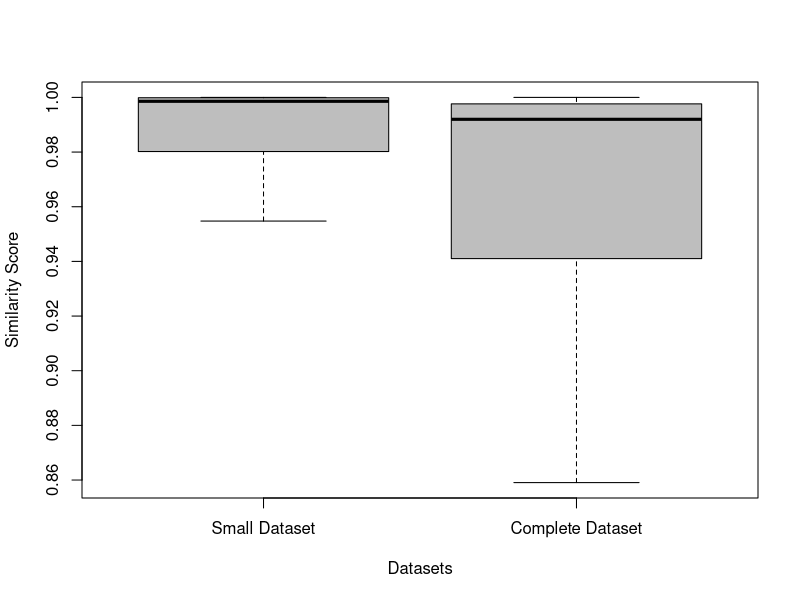

The R source for this figure: (Note: this script raises an error after producing the figure.)
## ---- chunk 1
knitr::opts_chunk$set(echo = TRUE)
knitr::opts_chunk$set(fig.width=5, fig.height=5, fig.path='./figures/', dev=c('png', 'pdf'))
setwd(".")
library(sqldf)
## ---- chunk 2
library(xtable)
## ---- chunk 3
#full_ds <- read.csv("sample_final_ds.csv", head=T, sep=',')
full_ds <- read.csv("sample_final_ds_before_VT_check.csv", head=T, sep=',')
small_ds <- read.csv("samples_DL_final_ds.csv", head=T, sep=',')


colnames(full_ds)
nrow(full_ds)

full_ds <- sqldf("select * from full_ds where benign = 'True'")

full_ds$similarity = as.numeric(as.character(full_ds$similarity))

write.csv(full_ds, "sample_final_ds_after_VT_check.csv", quote = F, row.names = F)

nrow(full_ds)

# "sha256"      "family"      "malware"     "apidetected" "similarity"
## ---- chunk 4
sqldf("select malware, count(*) from full_ds group by malware")
## ---- chunk 5
sqldf("select apidetected, count(*) from full_ds group by apidetected")

sqldf("select malware, apidetected, count(*) 
       from full_ds 
       group by malware, apidetected")
## ---- chunk 6
sqldf("select malware, apidetected, count(*) 
       from small_ds 
       group by malware, apidetected")


rp <- sqldf("select count(*) from small_ds where malware = 'True'")

tp <- sqldf("select * from small_ds where malware = 'True' and apidetected = 'True'" )

fp <- sqldf("select * from small_ds where malware = 'False' and apidetected = 'True'" )

fn <- sqldf("select * from small_ds where malware = 'True' and apidetected = 'False'" )


precision = nrow(tp) / (nrow(tp) + nrow(fp))

recall = nrow(tp) / (nrow(tp) + nrow(fn))

fscore = 2 * (precision*recall) / (precision + recall)

precision
recall
fscore

sqldf("select count(*) from small_ds where family = 'None'")

families <- sqldf("select family, count(*) as Total 
                   from small_ds where family != 'None'
                   group by family 
                  order by 2 desc")

sqldf("select family, total*100.0/69.0
       from families 
       order by 2 desc")

sqldf("select malware, apidetected, count(*) 
       from small_ds 
       group by malware, apidetected")
## ---- chunk 7

tp <- sqldf("select * from full_ds where malware = 'True' and apidetected = 'True'" )

fp <- sqldf("select * from full_ds where malware = 'False' and apidetected = 'True'" )

fn <- sqldf("select * from full_ds where malware = 'True' and apidetected = 'False'" )

precision = nrow(tp) / (nrow(tp) + nrow(fp))

recall = nrow(tp) / (nrow(tp) + nrow(fn))

fscore = 2 * (precision*recall) / (precision + recall)

precision
recall
fscore

## ---- chunk 8
summary(small_ds$similarity)
sd(small_ds$similarity)

summary(full_ds$similarity)
sd(full_ds$similarity)

sqldf("select count(*) from full_ds where similarity = 0")

sqldf("select count(*) from full_ds where similarity < 0.25")
sqldf("select count(*)  from full_ds where similarity >= 0.25 and similarity < 0.5")
sqldf("select count(*)  from full_ds where similarity >= 0.5 and similarity < 0.75")
sqldf("select count(*)  from full_ds where similarity >= 0.75")
sqldf("select count(*)  from full_ds where similarity >= 0.90")

## ---- chunk 9
summary(small_ds$similarity)
summary(full_ds$similarity)

sd(small_ds$similarity)
sd(full_ds$similarity)


sds <- sqldf("select similarity, 'Small Dataset' as dataset from small_ds") 
cds <- sqldf("select similarity, 'Complete Dataset' as dataset from full_ds") 

ds <- rbind(sds, cds)

ds$dataset <- factor(ds$dataset , levels=c("Small Dataset", "Complete Dataset"))


boxplot(similarity~dataset, data = ds, xlab="Datasets", ylab="Similarity Score", col = c("gray"), outline=F)
## ---- chunk 10


#s1 <- sqldf("select ds.*, 'True' as h1 
#             from full_ds ds 
#             where (malware = 'True' and apidetected = 'True') or 
#                   (malware = 'False' and apidetected = 'False')")

s1 <- sqldf("select ds.*, 'True' as h1 
             from full_ds ds 
             where (malware = 'True' and apidetected = 'True')")

s2 <- sqldf("select ds.*, 'False' as h1 
             from full_ds ds
             where (malware = 'True' and apidetected = 'False') or 
                   (malware = 'False' and apidetected = 'True')")

ds <- rbind(s1, s2)


ds$h1 <- as.factor(ds$h1)

# cor.test(ds$h1, ds$similarity)

nrow(ds)

sqldf("select h1, count(*) from ds group by h1")

model <- glm(h1~similarity, data=ds, family = "binomial")

summary(model)
## ---- chunk 11
set.seed(123)

km.res <- kmeans(ds$similarity, 10)

print(km.res)

dd <- cbind(ds, cluster = km.res$cluster)

head(dd)

s1 <- sqldf("select cluster, count(*) as total from dd group by cluster")
s2 <- sqldf("select cluster, count(*) as hits from dd where h1 = 'True' group by cluster")

dd = merge(s1, s2)

dd["Percent"] = dd$hits * 100 / dd$total

dd 

## 1  0.0206422
## 2  0.4930103
## 3  0.9980512
## 4  0.9467957
## 5  0.9892665
## 6  0.8090455
## 7  0.7194053
## 8  0.9725808
## 9  0.9125622
## 10 0.8801738

cs = data.frame("cluster" = c(1,2,3,4,5, 6, 7, 8, 9, 10), 
                "averageSimilarity" = c(0.02, 0.49, 0.99, 0.94, 0.98,0.80,0.71,0.97, 0.91, 0.88))

cs = merge(dd, cs)

colnames(cs)

xtable(sqldf("select cluster, averageSimilarity, total, hits, percent 
              from cs 
              order by averageSimilarity"))


km.res <- kmeans(ds$similarity, 5)

print(km.res)

dd <- cbind(ds, cluster = km.res$cluster)

head(dd)

s1 <- sqldf("select cluster, count(*) as total from dd group by cluster")
s2 <- sqldf("select cluster, count(*) as hits from dd where h1 = 'True' group by cluster")

dd = merge(s1, s2)

dd["Percent"] = dd$hits * 100 / dd$total

dd 

## 1 0.0409438
## 2 0.9878021
## 3 0.7776560
## 4 0.5158275
## 5 0.8988103

cs = data.frame("cluster" = c(1,2,3,4,5), 
                "averageSimilarity" = c(0.04, 0.98, 0.77, 0.51, 0.89))

cs = merge(dd, cs)

colnames(cs)

xtable(sqldf("select cluster, averageSimilarity, total, hits, percent 
              from cs 
              order by averageSimilarity"))


## ---- chunk 12

tp <- sqldf("select * from full_ds where malware = 'True' and (apidetected = 'True' or paramdetected = 'True')" )

fp <- sqldf("select * from full_ds where malware = 'False' and (apidetected = 'True' or paramdetected = 'True')" )

fn <- sqldf("select * from full_ds where malware = 'True' and (apidetected = 'False' and paramdetected = 'False')" )

precisionWithParam = nrow(tp) / (nrow(tp) + nrow(fp))

recallWithParam = nrow(tp) / (nrow(tp) + nrow(fn))

fscoreWithParam = 2 * (precisionWithParam*recallWithParam) / (precisionWithParam + recallWithParam)

precisionWithParam
recallWithParam
fscoreWithParam
## ---- chunk 13

tp <- sqldf("select * from full_ds where malware = 'True' and (apidetected = 'True' or tracedetected = 'True')" )

fp <- sqldf("select * from full_ds where malware = 'False' and (apidetected = 'True' or tracedetected = 'True')" )

fn <- sqldf("select * from full_ds where malware = 'True' and (apidetected = 'False' and tracedetected = 'False')" )

precisionWithTrace = nrow(tp) / (nrow(tp) + nrow(fp))

recallWithTrace = nrow(tp) / (nrow(tp) + nrow(fn))

fscoreWithTrace = 2 * (precisionWithTrace*recallWithTrace) / (precisionWithTrace + recallWithTrace)

precisionWithTrace
recallWithTrace
fscoreWithTrace
## ---- chunk 14

tp <- sqldf("select * from full_ds where malware = 'True' and (apidetected = 'True' or tracedetected = 'True' or paramdetected = 'True')" )

fp <- sqldf("select * from full_ds where malware = 'False' and (apidetected = 'True' or tracedetected = 'True' or paramdetected = 'True')" )

fn <- sqldf("select * from full_ds where malware = 'True' and (apidetected = 'False' and tracedetected = 'False' and paramdetected = 'False')" )

precisionWithAll = nrow(tp) / (nrow(tp) + nrow(fp))

recallWithAll = nrow(tp) / (nrow(tp) + nrow(fn))

fscoreWithAll = 2 * (precisionWithAll*recallWithAll) / (precisionWithAll + recallWithAll)

precisionWithAll
recallWithAll
fscoreWithAll
## ---- chunk 15

tp <- sqldf("select * from full_ds where (malware = 'True' or qtdvendor = 1) and apidetected = 'True'")

fp <- sqldf("select * from full_ds where (malware = 'False' and qtdvendor = 0) and apidetected = 'True'")

fn <- sqldf("select * from full_ds where (malware = 'True' or qtdvendor = 1) and apidetected = 'False'" )

precision1V = nrow(tp) / (nrow(tp) + nrow(fp))

recall1V = nrow(tp) / (nrow(tp) + nrow(fn))

fscore1V = 2 * (precision1V*recall1V) / (precision1V + recall1V)

precision1V
recall1V
fscore1V
## ---- chunk 16

sqldf("select malware, apidetected, count(*) 
       from full_ds 
       where family = 'gappusin'
       group by malware, apidetected")

tp <- sqldf("select * from full_ds where malware = 'True' and apidetected = 'True' and family != 'gappusin'" )

fp <- sqldf("select * from full_ds where malware = 'False' and apidetected = 'True' and family != 'gappusin'" )

fn <- sqldf("select * from full_ds where malware = 'True' and apidetected = 'False' and family != 'gappusin'" )

precision = nrow(tp) / (nrow(tp) + nrow(fp))

recall = nrow(tp) / (nrow(tp) + nrow(fn))

fscore = 2 * (precision*recall) / (precision + recall)

precision
recall
fscore
## ---- chunk 17
# Gappusin family

gappusin <- sqldf("select * from full_ds where family =  'gappusin'")

summary(gappusin$similarity)
sd(gappusin$similarity)
hist(gappusin$similarity, main="", xlab="Similarity Score", ylab="Frequency", col = c("gray"))

## ---- chunk 18
sqldf("select family, count(*) 
       from full_ds 
       where malware = 'True' 
       group by family order by 2 desc")


sqldf("select malware, apidetected, count(*) 
       from full_ds 
       where family = 'gappusin'
       group by malware, apidetected")

sqldf("select count(distinct family) from full_ds")


sqldf("select count(*) from full_ds where family = 'None'")

families <- sqldf("select family, count(*) as Total 
                   from full_ds where family != 'None'
                   group by family 
                  order by 2 desc")

sqldf("select family, total*100.0/2642.0
       from families 
       group by family
       order by 2 desc")
